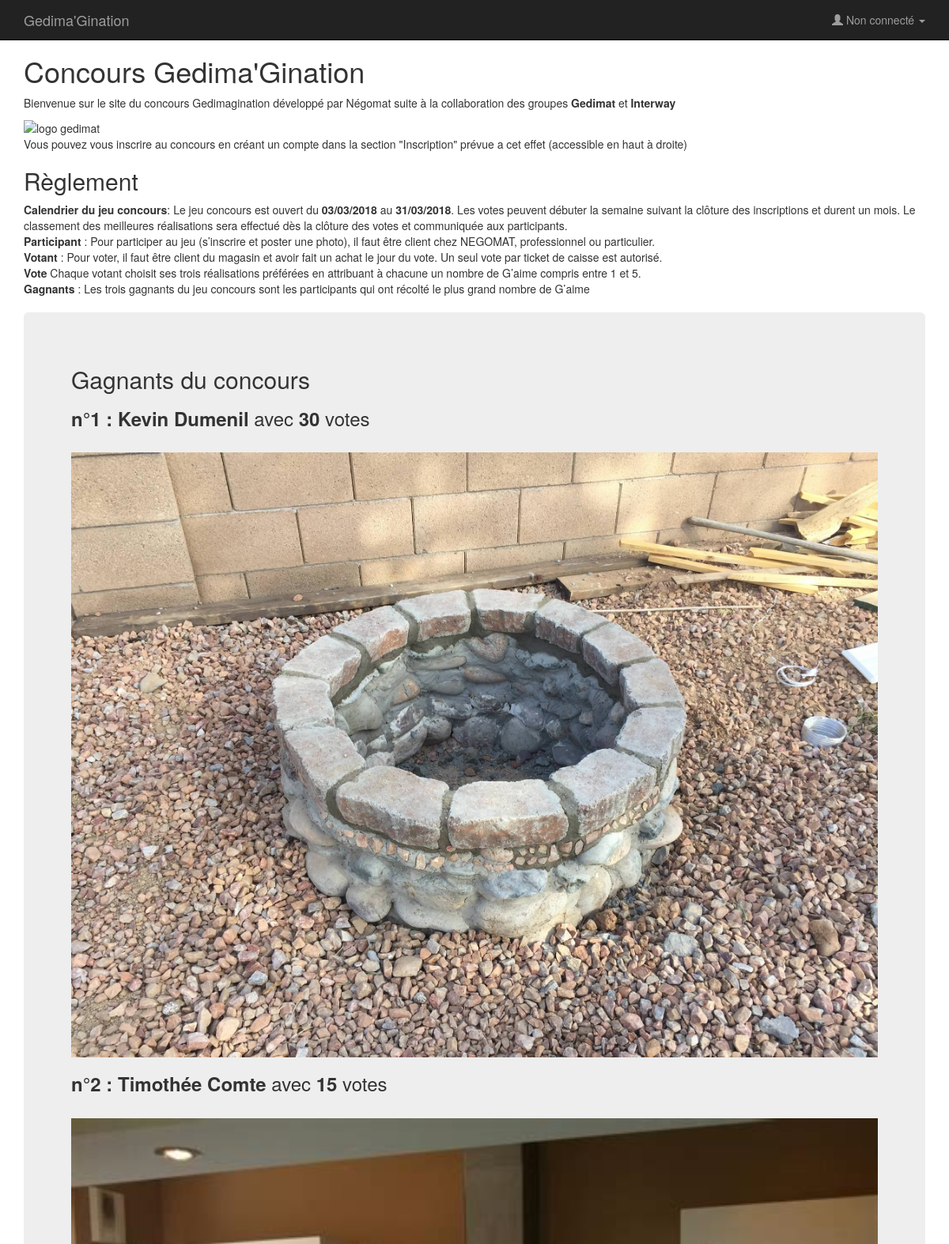
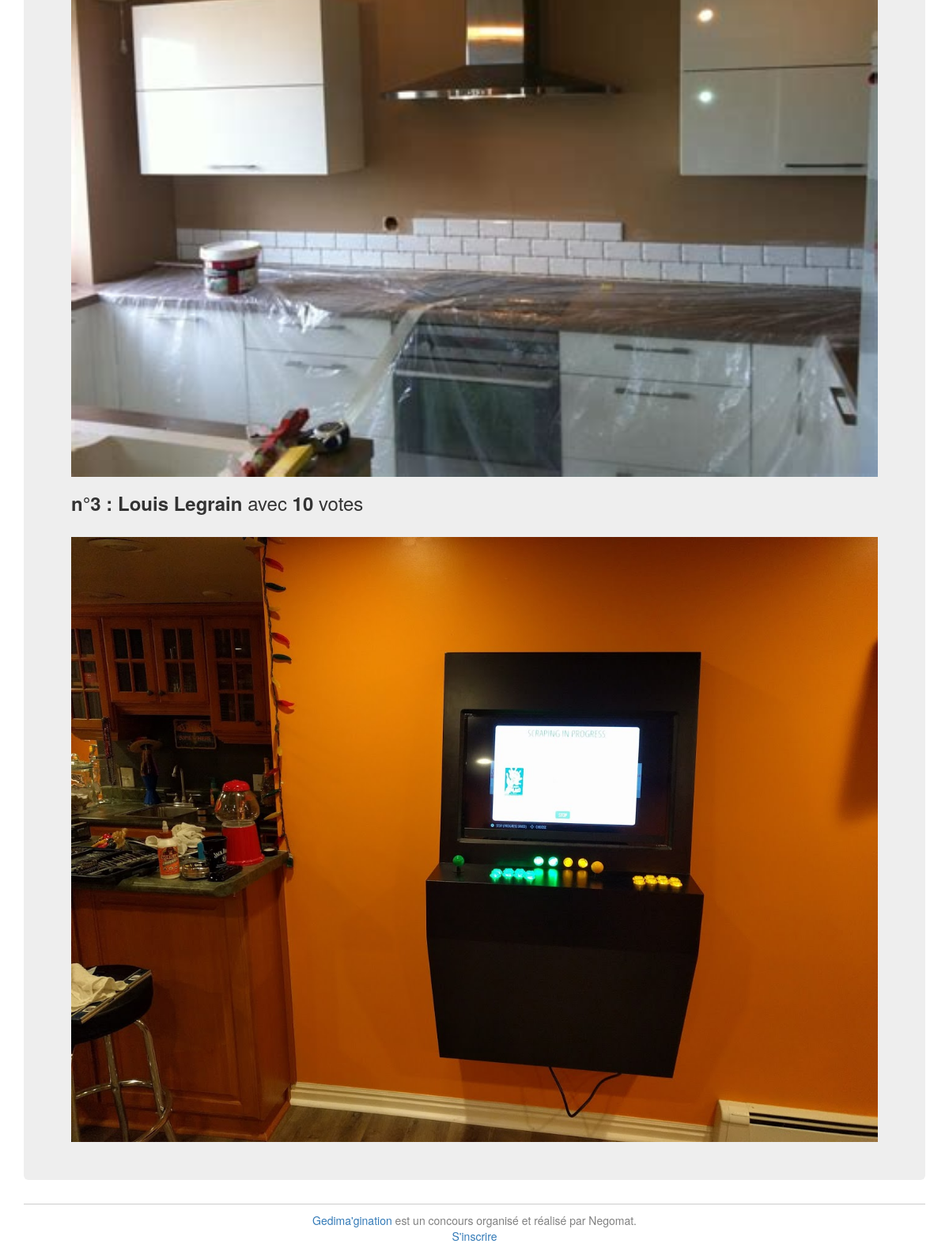
The page / on the database its author committed (2 pictures, top to bottom).
### tables this page shows
CREATE TABLE IF NOT EXISTS `Utilisateur` (
  `id` int(11) NOT NULL AUTO_INCREMENT,
  `email` varchar(50) NOT NULL,
  `mdp` varchar(130) NOT NULL,
  `nom` varchar(20) NOT NULL,
  `idImageParticipation` int(11) DEFAULT NULL,
  `role` varchar(12) NOT NULL,
  PRIMARY KEY (`id`),
  KEY `image` (`idImageParticipation`)
);

CREATE TABLE IF NOT EXISTS `ImageParticipation` (
  `id` int(11) NOT NULL AUTO_INCREMENT,
  `url` varchar(200) NOT NULL,
  `votes` int(11) DEFAULT NULL,
  PRIMARY KEY (`id`)
);

### web/helpers.php (the view, shortened to what this page needs)
<?php
function getDb()
{
    try {
        $bdd = new PDO('mysql:host=localhost;dbname=gedimagination;', "gedimaginadmin", "jaipasdimagination");
        $bdd->setAttribute(PDO::ATTR_ERRMODE, PDO::ERRMODE_EXCEPTION);
    } catch (Exception $e) {
        $bdd = false;
        die('Erreur : ' . $e->getMessage());
    }
    return $bdd;
}
function displayWinners()
{
    $gagnants = getTopThree();
    foreach ($gagnants as $position => $gagnant) {
        $nom = $gagnant['nom'];
        $votes = $gagnant['votes'];
        $url = $gagnant['url'];
        $position++;
        echo "<h3><b>n°$position : $nom</b> avec <b>$votes</b> votes</h3><br/><img src='$url' width='100%' alt='participation de $nom'/>";
    }
}
function getTopThree()
{
    $pdo = getDb();
    $req = $pdo->prepare("SELECT Utilisateur.nom, url, votes
                        from ImageParticipation JOIN Utilisateur
                        ON ImageParticipation.id = Utilisateur.idImageParticipation
                        ORDER by votes DESC LIMIT 3");
    $req->execute();
    return $req->fetchAll();
}

### web/index.php (shortened to what this page needs)
<?php
require 'helpers.php';
if (isset($_SESSION['auth'])) {
    include 'headerLogged.php';
} else {
    include 'header.php';
}
?>
        <div id="content" class="contentAccueil">
            <h1>Concours Gedima'Gination</h1>
            <p>Bienvenue sur le site du concours Gedimagination développé par Négomat suite à la collaboration des groupes <b>Gedimat</b> et <b>Interway</b></p>
            <img src="lib/logo_gedimat.png" alt="logo gedimat" width="300px"/>
<br/>Vous pouvez vous inscrire au concours en créant un compte dans la section "Inscription" prévue a cet effet (accessible en haut à droite)<p/>
            <h2>Règlement</h2>
            <p>
<b>Calendrier du jeu concours</b>: Le jeu concours est ouvert du <b>03/03/2018</b> au <b>31/03/2018</b>. Les votes peuvent débuter la semaine suivant la clôture des inscriptions et durent un mois. Le classement des meilleures réalisations sera effectué dès la clôture des votes et communiquée aux participants.
<br/><b>Participant</b> : Pour participer au jeu (s’inscrire et poster une photo), il faut être client chez NEGOMAT, professionnel ou particulier.
<br/><b>Votant</b> : Pour voter, il faut être client du magasin et avoir fait un achat le jour du vote. Un seul vote par ticket de caisse est autorisé.
<br/><b>Vote</b> Chaque votant choisit ses trois réalisations préférées en attribuant à chacune un nombre de G’aime compris entre 1 et 5.
<br/><b>Gagnants</b> : Les trois gagnants du jeu concours sont les participants qui ont récolté le plus grand nombre de G’aime
            </p>
            <div class="col-md-12 col-lg-12 jumbotron">
                <h2>Gagnants du concours</h2>
                <?php displayWinners();?>
            </div>
        </div>
<?php include 'footer.php';?>

### web/header.php (shortened to what this page needs)
<!doctype html>
<html>
<head>
    <link href="gedimagination.css" rel="stylesheet">
    <link href="lib/bootstrap/css/bootstrap.min.css" rel="stylesheet">
</head>
<body>
    <div class="container">
        <nav class="navbar navbar-default navbar-fixed-top navbar-inverse" role="navigation">
            <div class="container">
                <div class="navbar-header">
                    <a class="navbar-brand" href="index.php">Gedima'Gination</a>
                </div>
                <div class="collapse navbar-collapse" id="navbar-collapse-target">
                    <ul class="nav navbar-nav navbar-right">
                            <li class="dropdown">
                            <a href="#" class="dropdown-toggle" data-toggle="dropdown">
                                <span class="glyphicon glyphicon-user"></span> Non connecté <b class="caret"></b></a>
                            </li>
                    </ul>
                </div>
            </div>
        </nav>

### web/footer.php
<footer class="footer">
            <a href="#">Gedima'gination</a> est un concours organisé et réalisé par Negomat. <br/><a href="inscription.php">S'inscrire</a>
        </footer>
    </div>
</body>
</html>

### web/gedimagination.css (style rules this page uses)
body { padding-top: 50px; }
footer { border-top: 1px solid #ccc; padding-top: 10px; text-align: center; clear: both; color: grey; }

### rows shown on the page
utilisateur: nom "Kevin Dumenil", idImageParticipation.votes "30", idImageParticipation.url (picture)
utilisateur: nom "Timothée Comte", idImageParticipation.votes "15", idImageParticipation.url (picture)
utilisateur: nom "Louis Legrain", idImageParticipation.votes "10", idImageParticipation.url (picture)
